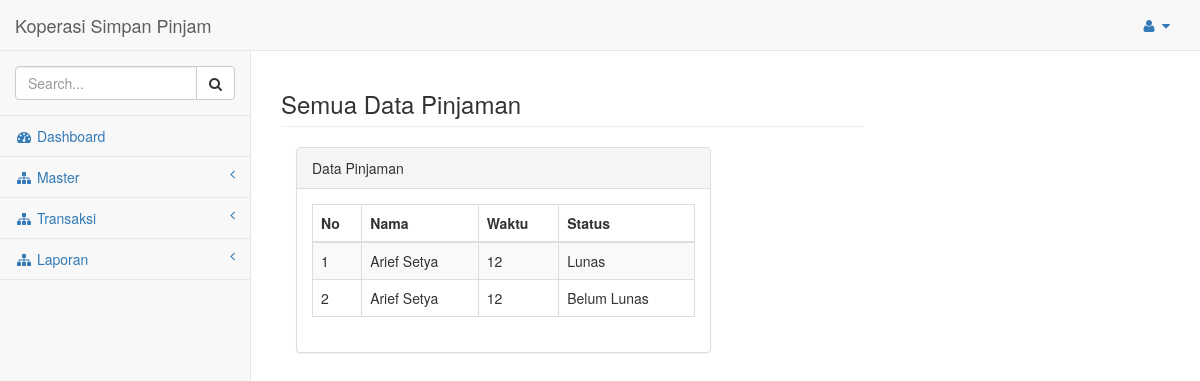
Page /?m=pinjaman&p=all (signed in) on the committed database.
### tables this page shows
CREATE TABLE `transaksi` (
  `id` int(11) NOT NULL AUTO_INCREMENT,
  `id_anggota` varchar(255) DEFAULT NULL,
  `id_induk` varchar(255) DEFAULT NULL,
  `jumlah_asli` decimal(65,2) DEFAULT NULL,
  `jumlah_bunga` decimal(65,2) DEFAULT NULL,
  `biaya_admin` decimal(65,2) DEFAULT NULL,
  `biaya_materai` decimal(65,2) DEFAULT NULL,
  `biaya_asuransi` decimal(65,2) DEFAULT NULL,
  `total_peminjaman` decimal(65,2) DEFAULT NULL,
  `angsuran` decimal(65,2) DEFAULT NULL,
  `jumlah_total` decimal(65,2) DEFAULT NULL,
  `info_ke` varchar(255) DEFAULT NULL,
  `bunga` varchar(255) DEFAULT NULL,
  `status` varchar(255) DEFAULT NULL,
  `jenis_transaksi` varchar(255) DEFAULT NULL,
  `keterangan` varchar(255) DEFAULT NULL,
  `created_at` timestamp NULL DEFAULT NULL ON UPDATE CURRENT_TIMESTAMP,
  `bulan` int(2) DEFAULT NULL,
  `tahun` int(4) DEFAULT NULL,
  PRIMARY KEY (`id`)
);

CREATE TABLE `anggota` (
  `id` int(11) NOT NULL AUTO_INCREMENT,
  `no_anggota` varchar(255) DEFAULT NULL,
  `nama` varchar(255) DEFAULT NULL,
  `email` varchar(255) DEFAULT NULL,
  `no_hp` varchar(255) DEFAULT NULL,
  `jk` varchar(255) DEFAULT NULL,
  `alamat` varchar(255) DEFAULT NULL,
  `rtrw` varchar(255) DEFAULT NULL,
  `kel` varchar(255) DEFAULT NULL,
  `kec` varchar(255) DEFAULT NULL,
  `kab` varchar(255) DEFAULT NULL,
  `prov` varchar(255) DEFAULT NULL,
  `kodepos` varchar(255) DEFAULT NULL,
  `negara` varchar(255) DEFAULT NULL,
  PRIMARY KEY (`id`)
);

### views/transaksi/pinjaman/all.php (the view)
<?php
$data = $koneksi->prepare("SELECT transaksi.*,anggota.nama
							FROM transaksi left join anggota on anggota.id=transaksi.id_anggota
							where jenis_transaksi='Pinjaman'");
$data->execute();
$rows = $data->fetchAll();
?>
<div class="row">
	<div class="col-lg-8">
        <h3 class="page-header">Semua Data Pinjaman</h3>
    </div>
</div>
<div class="col-lg-6">
	<div class="panel panel-default">
		<div class="panel-heading"> Data Pinjaman </div>
		<div class="panel-body">
		<div class="table-responsive">
			<table class="table table-striped table-bordered table-hover">
			<thead>
				<tr>
					<th>No</th>
					<th>Nama</th>
					<th>Waktu</th>
					<th>Status</th>
				</tr>
			</thead>
<tbody>
	<?php
	$i = 1;
	foreach($rows as $key){
	?>
		<tr>
			<td><?php echo $i;?></td>
			<td><?php echo $key['nama'];?></td>
			<td><?php echo $key['info_ke'];?></td>
			<td><?php echo $key['status'];?></td>
			</tr>
	<?php
	$i++;
	}
	?>
</tbody>
</table>
		</div>
		</div>
		</div>
	</div>
</div>

### rows in the picture
transaksi: id_anggota.nama "Arief Setya", info_ke "12", status "Lunas"
transaksi: id_anggota.nama "Arief Setya", info_ke "12", status "Belum Lunas"
